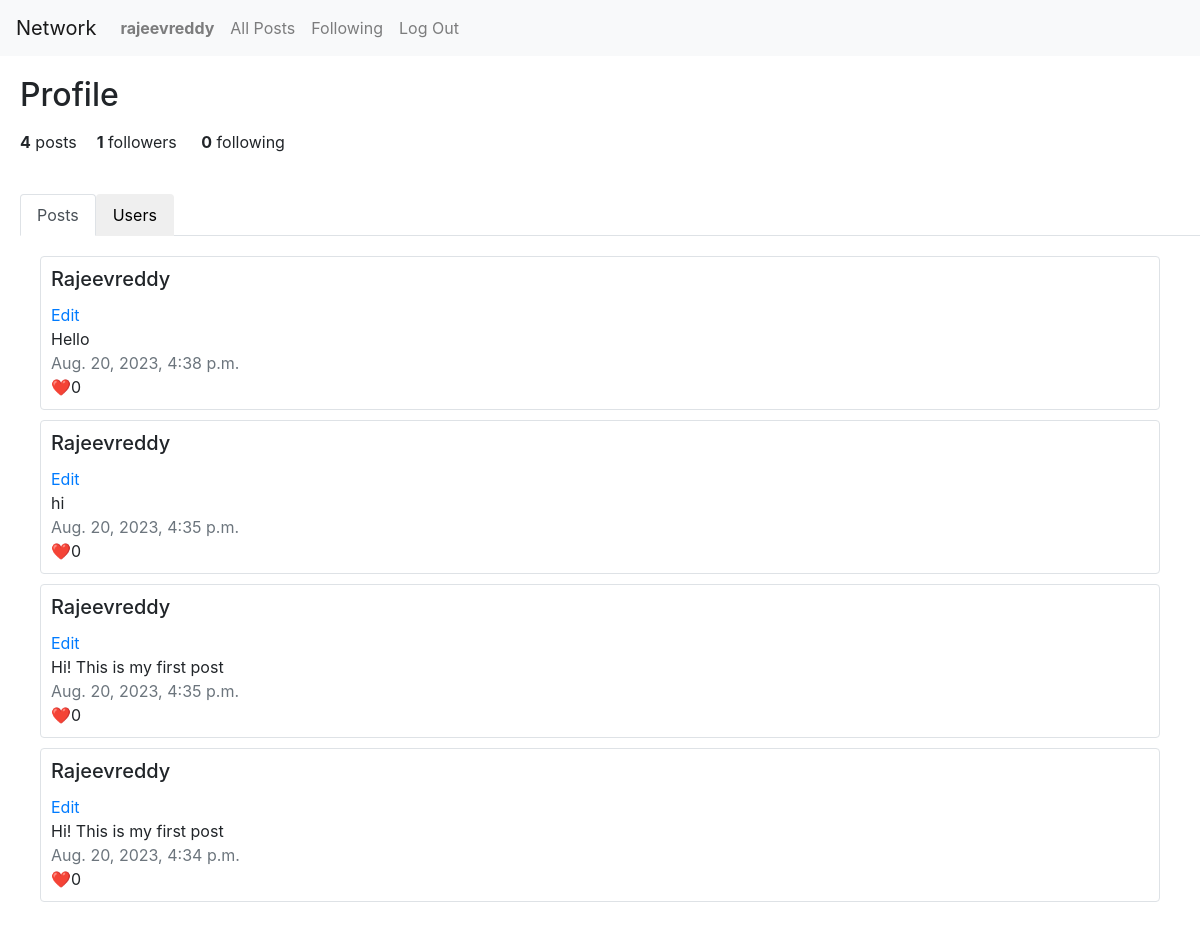
The page /profile (signed in) on the database its author committed.
### network/models.py (models this page shows, shortened)
class User(AbstractUser):
    pass

class Posts(models.Model):
    content = models.TextField(blank=False)
    author = models.ForeignKey(User, on_delete=models.CASCADE, related_name='authored_posts')
    created_at = models.DateTimeField(auto_now_add=True)
    liked = models.ManyToManyField(User, related_name="liked_post", blank=True)

### network/views.py (the view)
# urls.py: path("profile", views.profile, name="profile"),
def profile(request):
    if request.user.is_authenticated:
        user_id = request.user.id
    else:
        return HttpResponseRedirect(reverse("index"))
    user = User.objects.get(id=user_id)
    followed_by = list(user.followed_by.all())
    following = list(user.following.all())
    posts = list(user.authored_posts.order_by("-created_at").all())
    users = User.objects.exclude(id=user_id)
    userList = []
    for u in users:
        if u in following:
            userList.append([u.username, True])
        else:
            userList.append([u.username, False])
    print(userList)
    return render(request, "network/profile.html", {
        "followed_by": len(followed_by),
        "following": len(following),
        "no_posts": len(posts),
        "posts": user.authored_posts.order_by("-created_at").all(),
        "users": userList
    })

### network/templates/network/profile.html (shortened to what this page needs)
{% extends "network/layout.html" %}
{% block body %}
    <h2 style="margin-left: 20px; margin-top: 20px;">Profile</h2>
    <div>
        <p> <div style="display: inline-block; font-weight: bold; margin-left: 20px">{{ no_posts }}</div> posts<div style="display: inline-block; font-weight: bold; margin-left: 20px">{{ followed_by }}</div> followers <div style="display: inline-block; font-weight: bold; margin-left: 20px">{{ following }}</div> following </p>
    </div>
    <br>
    <ul class="nav nav-tabs" id="myTab" role="tablist" style="margin-left: 20px;">
        <li class="nav-item" role="presentation">
            <button class="nav-link active" id="home-tab" data-bs-toggle="tab" data-bs-target="#home-tab-pane" type="button" role="tab" aria-controls="home-tab-pane" aria-selected="true">Posts</button>
        </li>
        <li class="nav-item" role="presentation">
            <button class="nav-link" id="profile-tab" data-bs-toggle="tab" data-bs-target="#profile-tab-pane" type="button" role="tab" aria-controls="profile-tab-pane" aria-selected="false">Users</button>
        </li>
    </ul>
    <div class="tab-content" id="myTabContent" style="padding: 20px;">
        <div class="tab-pane fade show active" id="home-tab-pane" role="tabpanel" aria-labelledby="home-tab" tabindex="0">
            {% for post in posts %}
            <div style="padding-left: 20px; padding-right: 20px; padding-bottom: 10px;">
                <div class="card border" style="padding: 10px;">
                    <h5 class="card-title text-capitalize">{{ post.author }}</h5>
                    <a href="#" class="card-link">Edit</a>
                    <div class="card-text">{{ post.content }}</div>
                    <div class="text-muted">{{ post.created_at }}</div>
                    <div class="card-text">❤️{{ post.liked.count }}</div>
                </div>
            </div>
            {% endfor %}
        </div>
    </div>
{% endblock %}

### network/templates/network/layout.html (shortened to what this page needs)
{% load static %}
<!DOCTYPE html>
<html lang="en">
    <head>
        <link rel="stylesheet" href="https://stackpath.bootstrapcdn.com/bootstrap/4.4.1/css/bootstrap.min.css">
        <link href="{% static 'network/styles.css' %}" rel="stylesheet">
    </head>
    <body>
        <nav class="navbar navbar-expand-lg navbar-light bg-light">
            <a class="navbar-brand" href="#">Network</a>
            <div>
              <ul class="navbar-nav mr-auto">
                {% if user.is_authenticated %}
                    <li class="nav-item">
                        <a class="nav-link" href="{% url 'profile' %}"><strong>{{ user.username }}</strong></a>
                    </li>
                {% endif %}
                <li class="nav-item">
                  <a class="nav-link" href="{% url 'index' %}">All Posts</a>
                </li>
                {% if user.is_authenticated %}
                    <li class="nav-item">
                        <a class="nav-link" href="#">Following</a>
                    </li>
                    <li class="nav-item">
                        <a class="nav-link" href="{% url 'logout' %}">Log Out</a>
                    </li>
                {% endif %}
              </ul>
            </div>
          </nav>
        <div class="body">
            {% block body %}
            {% endblock %}
        </div>
    </body>
</html>

### rows shown on the page
User: username "rajeevreddy"
Posts: author "Rajeevreddy", content "Hello", created_at "Aug. 20, 2023, 4:38 p.m.", liked.count "0"
Posts: author "Rajeevreddy", content "hi", created_at "Aug. 20, 2023, 4:35 p.m.", liked.count "0"
Posts: author "Rajeevreddy", content "Hi! This is my first post", created_at "Aug. 20, 2023, 4:35 p.m.", liked.count "0"
Posts: author "Rajeevreddy", content "Hi! This is my first post", created_at "Aug. 20, 2023, 4:34 p.m.", liked.count "0"

### other values the page prints
{{ no_posts }} "4"
{{ followed_by }} "1"
{{ following }} "0"
